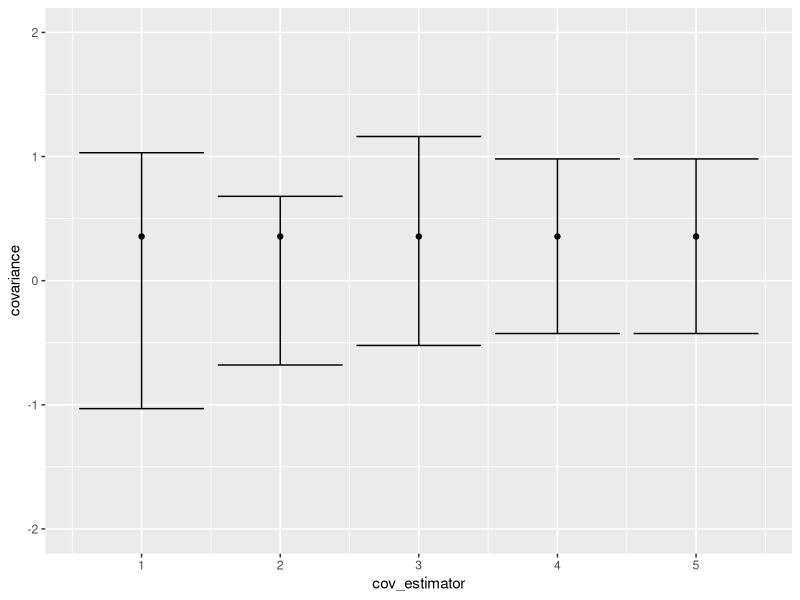

R code for this plot:
# import packages
library(MASS)

# --------------- generate data ---------------
set.seed(20)
nbs = c(rep(6, 10))  # number of units in each block
n = sum(nbs)  # sample size
B = length(nbs)  # number of blocks

ws = rnorm(n=n, mean=50, sd=10)
#ws = B * ws / sum(ws)  # weights standardized to summation = B
W = sum(ws)
mu = sum(ws) / W

K = 3  # number of treatment arms
r = 0.5  # correlation of potential outcomes
ys = mvrnorm(n=n, mu=rep(0,K), Sigma=(diag(1-r, K) + r)*10)  # potential outcomes

a = 1
b = 1
c = 1
alphab = qnorm(1 - seq(1, B) / (B+1)) * a
betab = 5 + qnorm(1 - seq(1, B) / (B+1)) * b
betab2 = 8 + qnorm(1 - seq(1, B) / (B+1)) * c
ys = ys + cbind(rep(alphab, each=nbs[1]), 
                rep(betab, each=nbs[1]),
                rep(betab2, each=nbs[1]))  # adjust the expectation of y

pi_all = matrix(rep(1/K, n*K), nrow=n)  # propensity scores, n by K
nbk_all = 6 * pi_all
pi = matrix(rep(1/K, B*K), nrow=B)  # propensity scores, B by K
nbk = 6 * pi

rhok = c(sum(ws * ys[,1]), sum(ws * ys[,2]), sum(ws * ys[,3]))  # ratio parameter
rhok = rhok / sum(ws)


# ---------- repeat sampling and estimation ----------
iter = 5000

theta = matrix(nrow=iter, ncol=K)
varest1 = matrix(nrow=iter, ncol=K-1)
varest3 = matrix(nrow=iter, ncol=K-1)

covest1 = matrix(nrow=iter, ncol=(K-1)/2)
covest22 = matrix(nrow=iter, ncol=(K-1)/2)  # the new cov est for small strata 
covest2 = matrix(nrow=iter, ncol=(K-1))  
covest3 = matrix(nrow=iter, ncol=(K-1)) 
#covest4 = matrix(nrow=iter, ncol=(K-1))
covest5 = matrix(nrow=iter, ncol=(K-1))  # the new cov est for large strata


mean_ss <- function(a,b){
  # calculate the cross term difference squared
  t = 0
  for (i in 1:length(a)){
    for (j in 1:length(b)){
      t = t + (a[i] - b[j])^2
    }
  }
  return (t/length(a)/length(b))
}


scd_term <- function(a,nb){
  # calculate the second term in the covariance est 3
  t = 0
  nbl = length(a)
  for (i in 1:nbl){
    t = t + a[i]^2
    for (j in 1:nbl){
      if (j != i){
        t = t + (nb-1) / (nbl-1) * a[i]*a[j]
      }
    }
  }
  return (t * nb / nbl)
}

thd_term_1 <- function(a,b,pil,pim,nb){
  # calculate the third term in the covariance est 3
  t = 0
  nbl = length(a)
  nbm = length(b)
  for (i in 1:nbl){
    for (j in 1:nbm)
      t = t + a[i] * b[j]
  }
  t = nb * (nb-1) / nbl / nbm * (nbl / nb) * nbm / (nb-1) / pil / pim * t
  return (t)
}

thd_term <- function(a,b,c,pi1,pi2,pi3,nb){
  # calculate the third term in the covariance est 3
  t = - thd_term_1(a,b,pi1,pi2,nb) - thd_term_1(a,c,pi1,pi3,nb) + 
    thd_term_1(b,c,pi2,pi3,nb)
  return (t)
}


for (i in 1:iter){
  yobs = c()  # observed y's
  zobs = c()  # treatment assignment, ctl 1, trt 2,3
  for (b in 1:B){
    assig = sample(c(1,1,2,2,3,3))
    zobs = c(zobs, assig)
    yobs = c(yobs, diag(ys[(sum(nbs[1:b])-nbs[b]+1):(sum(nbs[1:b])), assig]))
    
  }
  # Hajek estimators
  thetak = c()
  
  gammas = cbind(nbk_all[,1] * ws, nbk_all[,2] * ws, nbk_all[,3] * ws) / mu
  # gamma (or xps and yps) n by K
  gamsbk = matrix(nrow=B, ncol=K)  # s^2 b,j
  sigmab = matrix(nrow=B, ncol=K)  # hat sigma b,j
  
  nu1 = matrix(nrow=B, ncol=K-1)  # nu1_b,0k
  nu3 = matrix(nrow=B, ncol=K-1)  # nu3_b,0k
  
  gammas_cov = cbind(ws, ws, ws) / mu  # gamma' for covariance estimation
  bd3 = matrix(nrow=B, ncol=K-2)  # bound 2 0,k,j
  bd2 = matrix(nrow=B, ncol=2*(K-2))  # bound 2.2, 0,k,j
  #bd4 = matrix(nrow=B, ncol=2*(K-2))  # bound 3 0,k,j
  bd5 = matrix(nrow=B, ncol=2*(K-2))  # bound for large strata
  
  for (k in 1:K){
    indk = (zobs == k)
    tk = sum(ws[indk] * yobs[indk] / pi_all[indk, k]) /
      sum(ws[indk] / pi_all[indk, k])
    thetak = c(thetak, tk)
    
    gammas[indk] = gammas[indk] / pi_all[indk, k] * (yobs[indk] - thetak[k])
    gammas_cov[indk] = gammas_cov[indk] * (yobs[indk] - thetak[k])
    
    for (b in 1:B){
      in_b = (sum(nbs[1:b])-nbs[b]+1):(sum(nbs[1:b]))  # indices of units in block b
      indbk = (zobs[(nbs[1]*b-5):(nbs[1]*b)] == k)
      gamsbk[b,k] = sd(gammas[in_b,k][indbk])^2
      sigmab[b,k] = gamsbk[b,k] * (nbs[b] - nbs[b]*pi[b,k]) / nbs[b]^2 / pi[b,k]
      
      # variance estimators by block
      if (k > 1){
        indb0 = (zobs[(nbs[1]*b-5):(nbs[1]*b)] == 1)
        nu1[b,k-1] = nbs[b] / (nbs[b] - nbk[b,1]) * sigmab[b,1] +
          nbs[b] / (nbs[b] - nbk[b,k]) * sigmab[b,k]
        
        nu3[b,k-1] = 
          mean_ss(gammas[in_b,k][indbk], gammas[in_b,1][indb0]) - 
          (nbk[b,1]-1) / nbk[b,1] * gamsbk[b,1] - 
          (nbk[b,k]-1) / nbk[b,k] * gamsbk[b,k] 
      }
      
      # covariance estimators by block
      if (k > 2){
        indbj = (zobs[(nbs[1]*b-5):(nbs[1]*b)] == (k-1))
        
        bd3[b,k-2] = sqrt(sigmab[b,1]*sigmab[b,k-1]) + 
          sqrt(sigmab[b,1]*sigmab[b,k]) + sqrt(sigmab[b,k-1]*sigmab[b,k])
        
        bd2[b,k-2] = - 
          mean_ss(gammas_cov[in_b,k][indbk]/pi[b,k],
                  gammas_cov[in_b,1][indb0]/pi[b,1]) /
          (2 + 2 / (nbs[b] - 1)) -
          mean_ss(gammas_cov[in_b,k-1][indbj]/pi[b,k-1],
                  gammas_cov[in_b,1][indb0]/pi[b,1]) /
          (2 + 2 / (nbs[b] - 1)) - 
          mean_ss(gammas_cov[in_b,k][indbk]/pi[b,k],
                  gammas_cov[in_b,k-1][indbj]/pi[b,k-1]) /
          (2 - 2 / (nbs[b] - 1))
        
        bd2[b,k-1] =  
          mean_ss(gammas_cov[in_b,k][indbk]/pi[b,k],
                  gammas_cov[in_b,1][indb0]/pi[b,1]) /
          (2 - 2 / (nbs[b] - 1)) +
          mean_ss(gammas_cov[in_b,k-1][indbj]/pi[b,k-1],
                  gammas_cov[in_b,1][indb0]/pi[b,1]) /
          (2 - 2 / (nbs[b] - 1)) + 
          mean_ss(gammas_cov[in_b,k][indbk]/pi[b,k],
                  gammas_cov[in_b,k-1][indbj]/pi[b,k-1]) /
          (2 + 2 / (nbs[b] - 1))
        
        #bd4[b,k-2] = 
        #  scd_term(gammas_cov[in_b,1][indb0], nbk[b,1] + nbk[b,k]) +
        #  scd_term(gammas_cov[in_b,k-1][indbj], nbk[b,1] + nbk[b,k]) +
        #  scd_term(gammas_cov[in_b,k][indbk], nbk[b,1] + nbk[b,k])
        #bd4[b,k-1] = thd_term(
        #  gammas_cov[in_b,1][indb0],
        #  gammas_cov[in_b,k-1][indbj],
        #  gammas_cov[in_b,k][indbk],
        #  pi[b,1],
        #  pi[b,k-1],
        #  pi[b,k],
        #  nbk[b,1] + nbk[b,k]
        #)
        
        bd5[b,k-2] = sigmab[b,1] - 
          2/nbs[b] * sum(sqrt(gamsbk[b,] * gamsbk[b,c(2,3,1)]))
        bd5[b,k-1] = sigmab[b,1] + 
          2/nbs[b] * sum(sqrt(gamsbk[b,] * gamsbk[b,c(2,3,1)]))
      }
    }
    
    # variance estimators
    if (k > 1){
      varest1[i,k-1] = sum(nu1[,k-1]) / W^2
      varest3[i,k-1] = sum(nu3[,k-1]) / W^2
    }
    # covariance estimators
    if (k > 2){
      covest1[i,k-2] = sqrt(varest1[i,k-2] * varest1[i,k-1])
      
      covest22[i,k-2] = sum(sqrt(nu3[,1] * nu3[,2])) / W^2
      
      covest3[i,k-2] = (sum(sigmab[,1]) - sum(bd3[,k-2])) / W^2
      covest3[i,k-1] = (sum(sigmab[,1]) + sum(bd3[,k-2])) / W^2
      
      covest2[i,k-2] = (sum(sigmab[,1]) + sum(bd2[,k-2])) / W^2
      covest2[i,k-1] = (sum(sigmab[,1]) + sum(bd2[,k-1])) / W^2
      
      #covest4[i,k-2] = mean(sigmab[,1]) - mean(bd3[,k-2]) + mean(bd4[,k-1])
      #covest4[i,k-1] = mean(sigmab[,1]) + mean(bd3[,k-2]) + mean(bd4[,k-1])
      
      covest5[i,k-2] = sum(bd5[,k-2]) / W^2
      covest5[i,k-1] = sum(bd5[,k-1]) / W^2
    }
    
  }
  
  theta[i,] = thetak
  
}



# --------------- simulation results ---------------
library(xtable)
# point estimate (Hajek estimator)
rhok  # true ratios
colMeans(theta)
bias = c(mean(theta[,2] - theta[,1]) - (rhok[2] - rhok[1]),
         mean(theta[,3] - theta[,1]) - (rhok[3] - rhok[1]))
std = c(sd(theta[,2] - theta[,1]), sd(theta[,3] - theta[,1]))
rmse = sqrt(bias^2 + std^2)

hajek_res = cbind(bias, std, rmse)  # results, 3 x 2

# confidence interval lengths
CI_length = c(mean(qnorm(0.975) * sqrt(varest1[,1])),
              mean(qnorm(0.975) * sqrt(varest1[,2])))
CI_length2 = c(mean(qnorm(0.975) * sqrt(varest3[,1])),
               mean(qnorm(0.975) * sqrt(varest3[,2])))

# confidence intervals coverage
Coverage = c(
  sum(theta[,2] - theta[,1] - qnorm(0.975) * sqrt(varest1[,1]) < rhok[2] - rhok[1]
      &
        theta[,2] - theta[,1] + qnorm(0.975) * sqrt(varest1[,1]) > rhok[2] - rhok[1]
  ) / iter * 100,
  sum(theta[,3] - theta[,1] - qnorm(0.975) * sqrt(varest1[,2]) < rhok[3] - rhok[1]
      & 
        theta[,3] - theta[,1] + qnorm(0.975) * sqrt(varest1[,2]) > rhok[3] - rhok[1]
  ) / iter * 100)

Coverage2 = c(
  sum(theta[,2] - theta[,1] - qnorm(0.975) * sqrt(varest3[,1]) < rhok[2] - rhok[1]
      &
        theta[,2] - theta[,1] + qnorm(0.975) * sqrt(varest3[,1]) > rhok[2] - rhok[1]
  ) / iter * 100,
  sum(theta[,3] - theta[,1] - qnorm(0.975) * sqrt(varest3[,2]) < rhok[3] - rhok[1]
      & 
        theta[,3] - theta[,1] + qnorm(0.975) * sqrt(varest3[,2]) > rhok[3] - rhok[1]
  ) / iter * 100)

xtable(x = rbind(
  cbind(matrix(rep(hajek_res, each=2), nrow=4)[1:2,], CI_length, Coverage), 
  cbind(matrix(rep(hajek_res, each=2), nrow=4)[3:4,], CI_length2, Coverage2)),
  caption = "Simulation results",
  label = "tab:",
  align = rep("c", 6),
  digits = c(rep(4,5), 2)
)


# variance estimates
var1true = sd(theta[,2] - theta[,1])^2  # empirical variances
var2true = sd(theta[,3] - theta[,1])^2

est_infl = c(abs(colMeans(varest1)[1] - var1true) / var1true * 100,
             abs(colMeans(varest1)[2] - var2true) / var2true * 100,
             abs(colMeans(varest3)[1] - var1true) / var1true * 100,
             abs(colMeans(varest3)[2] - var2true) / var2true * 100)  # estimation inflation

var_std = c(sd(varest1[,1]),  # standard deviations of variance estimators
            sd(varest1[,2]),
            sd(varest3[,1]),
            sd(varest3[,2]))

xtable(x=cbind(est_infl, var_std, 
               c(CI_length, CI_length2), c(Coverage, Coverage2)),
       caption = "Simulation results",
       label = "tab:",
       align = rep("c", 5),
       digits = rep(2, 5))


# covariance estimates
library(ggplot2)
covtrue = cov(theta[,2] - theta[,1], theta[,3] - theta[,1])
# empirical covariance

colMeans(covest1)
colMeans(covest22)
colMeans(covest2)
colMeans(covest3)
colMeans(covest5)
#colMeans(covest4)

ggplot(data.frame(cov_estimator=1:5,
                  covariance=rep(covtrue,5),
                  lower=c(-mean(covest1[,1]), -mean(covest22[,1]), mean(covest2[,1]), 
                          mean(covest3[,1]), mean(covest5[,1])),
                  upper=c(mean(covest1[,1]), mean(covest22[,1]), mean(covest2[,2]), 
                          mean(covest3[,2]), mean(covest5[,2]))
), aes(cov_estimator, covariance)) +   # ggplot2 plot with confidence intervals
  geom_point() +
  geom_errorbar(aes(ymin = lower, ymax = upper)) +
  ylim(-2,2)

sd(covest1)
sd(covest22[,1])  # standard deviation of covariance estimators
sd(covest3[,1])
sd(covest3[,2])
sd(covest5[,1])
sd(covest5[,2])

# coverage rate
sum(-covest1[,1] < covtrue & covest1[,1] > covtrue) / iter * 100
sum(-covest22[,1] < covtrue & covest22[,1] > covtrue) / iter * 100
sum(covest2[,1] < covtrue & covest2[,2] > covtrue) / iter * 100
sum(covest3[,1] < covtrue & covest3[,2] > covtrue) / iter * 100
#sum(covest4[,1] < covtrue & covest4[,2] > covtrue) / iter * 100
sum(covest5[,1] < covtrue & covest5[,2] > covtrue) / iter * 100

#sd(covest2[,1])^2 + abs(colMeans(covest2)[1] - covtrue)^2
#sd(covest2[,2])^2 + abs(colMeans(covest2)[2] - covtrue)^2
#sd(covest3[,1])^2 + abs(colMeans(covest3)[1] - covtrue)^2
#sd(covest3[,2])^2 + abs(colMeans(covest3)[2] - covtrue)^2
